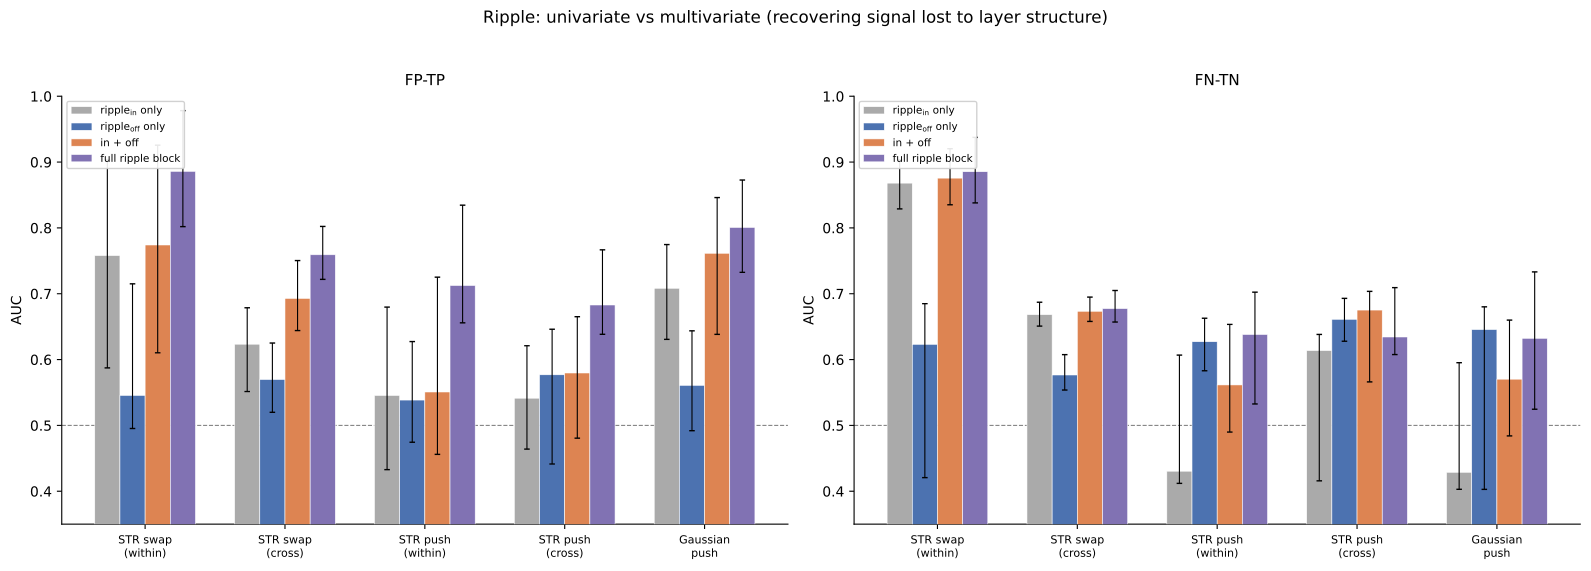

Reproduce this figure in Python.
"""Fig — Layer-aware ripple analysis.

Perturbations propagate only downstream in feedforward transformers.
When in-circuit partners are upstream (unreachable), ripple_in is
structurally zero. This figure tests whether using ripple_in, ripple_off,
and ripple_frac as *separate features* in a multivariate model recovers
the lost signal — compared to any single metric alone.

Two bar-chart panels:
  1. FP-vs-TP (moderate |NIE| band)
  2. FN-vs-TN (below-threshold band)

Models compared per strategy:
  - ripple_in (univariate)
  - ripple_off (univariate)
  - ripple_in + ripple_off (bivariate)
  - ripple_in + ripple_off + ripple_frac + ripple_xint (full block)

Usage:
    python figures/fig_ripple_layeraware.py [--csv PATH]
"""
import argparse, re, warnings
import numpy as np
import pandas as pd
from sklearn.linear_model import LogisticRegression
from sklearn.metrics import roc_auc_score
import matplotlib
matplotlib.use("Agg")
import matplotlib.pyplot as plt

warnings.filterwarnings("ignore")

BUCKETS = [
    ("STR_swap_within",  "STR swap\n(within)"),
    ("STR_swap_cross",   "STR swap\n(cross)"),
    ("STR_push_within",  "STR push\n(within)"),
    ("STR_push_cross",   "STR push\n(cross)"),
    ("Gaussian_push",    "Gaussian\npush"),
]

RIPPLE_ALL = ["ripple_in_orth", "ripple_off_orth", "ripple_frac", "ripple_xint_in_orth"]

MODELS = [
    (["ripple_in_orth"],                                "ripple$_{\\mathrm{in}}$ only",  "#AAAAAA"),
    (["ripple_off_orth"],                               "ripple$_{\\mathrm{off}}$ only", "#4C72B0"),
    (["ripple_in_orth", "ripple_off_orth"],              "in + off",                     "#DD8452"),
    (RIPPLE_ALL,                                        "full ripple block",             "#8172B3"),
]


def _strat_bucket(row):
    push = str(row["push_site"]) if pd.notna(row.get("push_site")) else ""
    strategy = str(row["strategy"]) if pd.notna(row.get("strategy")) else ""
    base = row.get("base_task")
    target = row.get("target_task")
    within = (pd.notna(target) and base == target)
    if push == "input":
        return f"STR_swap_{'within' if within else 'cross'}"
    if push == "self":
        return f"{strategy}_self"
    if strategy == "STR":
        return f"STR_push_{'within' if within else 'cross'}"
    return f"{strategy}_push"


def build_moderate_band(df, bucket):
    sub = df[df["bucket"] == bucket].copy()
    in_circ = sub[sub["in_base_circuit"] == True]
    off_circ = sub[sub["in_base_circuit"] == False]
    thresholds = in_circ.groupby("combo")["abs_NIE"].median().to_dict()
    def above(row):
        thr = thresholds.get(row["combo"])
        return thr is not None and pd.notna(row["abs_NIE"]) and row["abs_NIE"] >= thr
    pool = pd.concat([in_circ, off_circ])
    pool = pool[pool.apply(above, axis=1)].copy()
    pool_median = pool["abs_NIE"].median()
    pool = pool[pool["abs_NIE"] <= pool_median].copy()
    pool["label"] = (~pool["in_base_circuit"]).astype(float)
    return pool


def build_fntn_population(df, bucket):
    sub = df[df["bucket"] == bucket].copy()
    in_circ = sub[sub["in_base_circuit"] == True]
    off_circ = sub[sub["in_base_circuit"] == False]
    thresholds = in_circ.groupby("combo")["abs_NIE"].median().to_dict()
    def below(row):
        thr = thresholds.get(row["combo"])
        return thr is not None and pd.notna(row["abs_NIE"]) and row["abs_NIE"] < thr
    pool = pd.concat([in_circ, off_circ])
    pool = pool[pool.apply(below, axis=1)].copy()
    pool["label"] = pool["in_base_circuit"].astype(float)
    return pool


def zscore_within_combo(df, feats):
    out = df.copy()
    for f in feats:
        out[f"z_{f}"] = out.groupby("combo")[f].transform(
            lambda s: (s - s.mean()) / (s.std() + 1e-12))
    return out


def fit_auc_boot(pool, feats, B=200):
    z_feats = [f"z_{f}" for f in feats]
    clean = pool.dropna(subset=z_feats + ["label", "combo"]).copy()
    X = clean[z_feats].values.astype(float)
    y = clean["label"].values
    mask = np.all(np.isfinite(X), axis=1)
    X, y = X[mask], y[mask]
    combos = clean["combo"].values[mask]
    if len(np.unique(y)) < 2 or len(y) < 20:
        return None, None, None
    lr = LogisticRegression(max_iter=2000, solver="lbfgs", C=10.0)
    lr.fit(X, y)
    auc = roc_auc_score(y, lr.predict_proba(X)[:, 1])
    unique_combos = np.unique(combos)
    rng = np.random.RandomState(0)
    auc_boots = []
    for _ in range(B):
        idx_c = rng.choice(unique_combos, size=len(unique_combos), replace=True)
        idx = np.concatenate([np.where(combos == c)[0] for c in idx_c])
        yb, Xb = y[idx], X[idx]
        if len(np.unique(yb)) < 2:
            continue
        try:
            lrb = LogisticRegression(max_iter=2000, solver="lbfgs", C=10.0)
            lrb.fit(Xb, yb)
            auc_boots.append(roc_auc_score(yb, lrb.predict_proba(Xb)[:, 1]))
        except Exception:
            continue
    lo = np.percentile(auc_boots, 2.5) if auc_boots else auc
    hi = np.percentile(auc_boots, 97.5) if auc_boots else auc
    return auc, lo, hi


def main():
    ap = argparse.ArgumentParser()
    ap.add_argument("--csv", default="interaction_analysis_ripplefull/rows.csv")
    ap.add_argument("--out", default="figures/fig_ripple_layeraware.pdf")
    ap.add_argument("--txt", default="figures/fig_ripple_layeraware.txt")
    args = ap.parse_args()

    df = pd.read_csv(args.csv)
    df["bucket"] = df.apply(_strat_bucket, axis=1)

    n_buckets = len(BUCKETS)
    n_models = len(MODELS)
    bar_width = 0.18
    x = np.arange(n_buckets)

    fig, (ax1, ax2) = plt.subplots(1, 2, figsize=(16, 5.5))
    txt_lines = [f"{'panel':>8s}  {'strategy':>18s}  {'model':>25s}  {'AUC':>6s}  {'95% CI':>14s}",
                 "-" * 80]

    for panel_idx, (ax, panel_label, builder) in enumerate([
            (ax1, "FP-TP", build_moderate_band),
            (ax2, "FN-TN", build_fntn_population)]):

        for mi, (feats, label, color) in enumerate(MODELS):
            aucs, los, his = [], [], []
            for bkey, _ in BUCKETS:
                pool = builder(df, bkey)
                pool = zscore_within_combo(pool, RIPPLE_ALL)
                auc, lo, hi = fit_auc_boot(pool, feats)
                if auc is None:
                    auc, lo, hi = 0.5, 0.5, 0.5
                aucs.append(auc)
                los.append(auc - lo)
                his.append(hi - auc)
            offset = (mi - n_models / 2 + 0.5) * bar_width
            ax.bar(x + offset, aucs, bar_width, yerr=[los, his],
                   label=label, color=color,
                   capsize=2, error_kw={"linewidth": 0.8}, edgecolor="white",
                   linewidth=0.4, zorder=3)
            for bi in range(n_buckets):
                blbl = BUCKETS[bi][1].replace('\n', ' ')
                feat_str = "+".join(f.replace("ripple_","r_").replace("_orth","") for f in feats)
                txt_lines.append(
                    f"{panel_label:>8s}  {blbl:>18s}  {feat_str:>25s}  "
                    f"{aucs[bi]:>6.3f}  [{aucs[bi]-los[bi]:.3f}, {aucs[bi]+his[bi]:.3f}]")

        ax.axhline(0.5, color="grey", ls="--", lw=0.8, zorder=1)
        ax.set_xticks(x)
        ax.set_xticklabels([lbl for _, lbl in BUCKETS], fontsize=8)
        ax.set_ylabel("AUC", fontsize=10)
        ax.set_ylim(0.35, 1.0)
        ax.legend(fontsize=7.5, loc="upper left", framealpha=0.9)
        ax.spines["top"].set_visible(False)
        ax.spines["right"].set_visible(False)
        ax.set_title(f"{panel_label}", fontsize=11, pad=8)

    fig.suptitle("Ripple: univariate vs multivariate (recovering signal lost to layer structure)",
                 fontsize=12, y=1.03)
    fig.tight_layout()
    fig.savefig(args.out, dpi=200, bbox_inches="tight")
    print(f"Saved {args.out}")

    with open(args.txt, "w") as f:
        f.write("\n".join(txt_lines) + "\n")
    print(f"Saved {args.txt}")


if __name__ == "__main__":
    main()
